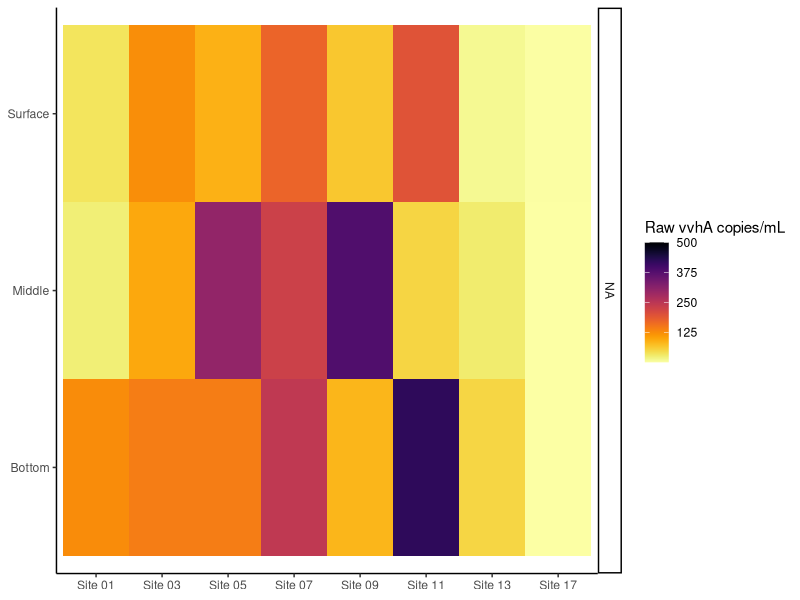
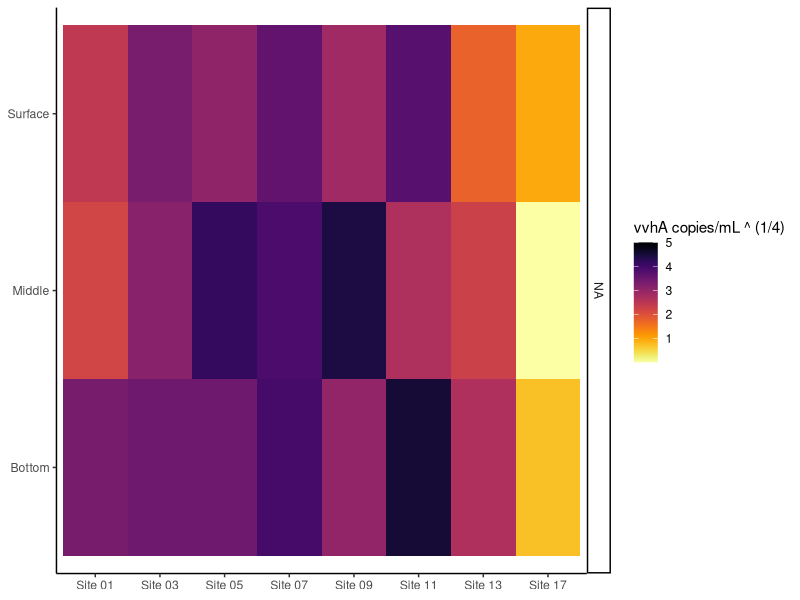
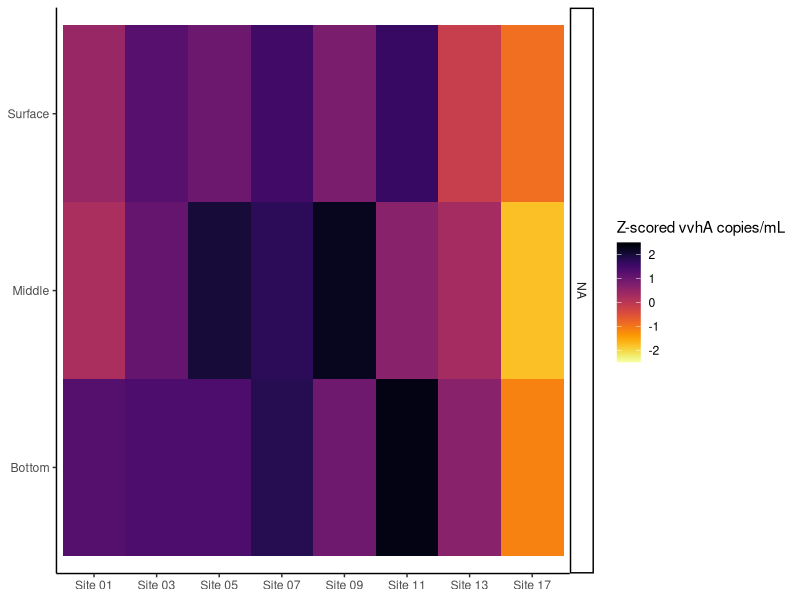

Write R code to recreate these figures, in order.
## ---- chunk 1
knitr::opts_chunk$set(echo = TRUE)
## ---- chunk 2
rm(list=ls()) # clear workspace
data = read.csv("AlaWai_DiscreteBottle.csv") # first drag/drop in repo on github website
#data = subset(data, !is.na(data$vvhA)) # keep only rows with observations for vvhA
data$vvhA = as.numeric(data$vvhA) # change the class type to numeric
## ---- chunk 3
# make a new column for each transformation
data$tran.vvhA = (data$vvhA)^(1/4)
data$tran.TN = log10(data$TotalN+1)
data$tran.TP = (data$TotalP)^(1/3)
data$tran.Si = (data$Si)^(1/3)
# N+N?
data$tran.DOC = log10(data$DOC+1)
data$tran.POC = log10(data$POC+1)
# FCM?
data$tran.Sal = (data$Salinity^4)/10000 # dividing by 10000 removes the scaling issue with lm
data$tran.Temp = data$Temperature
data$tran.Turb = log10(data$Turbidity+1)
data$tran.Chl = (data$Chlorophyll)^(1/4)
# Depth?
## ---- chunk 4
library(ggplot2)
library(viridis) 

# Specify the order of the date factor so that the plot is in order
data$MonthYear = factor(data$MonthYear, levels= c("October 2018", "November 2018", "January 2019", "February 2019", "March 2019", "April 2019", "June 2019", "August 2019", "September 2019"))

# Raw vvhA copies/mL
heat.vvhA.depth.site = ggplot(data, aes(x = Site, y = SampleDepth)) + 
  geom_tile(aes(fill = vvhA)) +
  scale_fill_viridis(name = "Raw vvhA copies/mL", na.value = 'white', option="inferno", direction = -1,
                     limits = c(0,500), breaks = c(125, 250, 375, 500))  +
  facet_grid(MonthYear ~.) +
  theme_classic() +
  theme(axis.title.x = element_blank(), axis.title.y = element_blank())
  
# Transformed vvhA copies/mL
heat.tran.vvhA.depth.site = ggplot(data, aes(x = Site, y = SampleDepth)) + 
  geom_tile(aes(fill = tran.vvhA)) +
  scale_fill_viridis(name = "vvhA copies/mL ^ (1/4)", na.value = 'white', option="inferno", direction = -1,
                     limits = c(0,5), breaks = c(1, 2, 3, 4, 5))  +
  facet_grid(MonthYear ~.) +
  theme_classic()+
  theme(axis.title.x = element_blank(), axis.title.y = element_blank())
  
# Z-scored vvhA copies/mL ((x-mean)/sd) ~ deviation from the mean
# using z-score so that colorbar will be equivalent for all parameters (like jmp)
# consider changing to a binary color palette
data$zsc.tran.vvhA = (data$tran.vvhA - mean(data$tran.vvhA,na.rm=T))/ sd(data$tran.vvhA,na.rm=T)
heat.zsc.vvhA.depth.site = ggplot(data, aes(x = Site, y = SampleDepth)) + 
  geom_tile(aes(fill = zsc.tran.vvhA)) +
  scale_fill_viridis(name = "Z-scored vvhA copies/mL", na.value = 'white', option="inferno", direction = -1,
                     limits = c(-2.5,2.5),breaks = c(-2, -1, 0, 1, 2))  +
  facet_grid(MonthYear ~.) +
  theme_classic() +
  theme(axis.title.x = element_blank(), axis.title.y = element_blank())

heat.vvhA.depth.site
heat.tran.vvhA.depth.site
heat.zsc.vvhA.depth.site

# Save the plots to a PDF
# copy paste the following code to the console

# pdf("heat.vvhA.depth.site.21May2020.pdf", height = 11, width = 8.5)
# print(heat.vvhA.depth.site)
# dev.off()
# system("open heat.vvhA.depth.site.21May2020.pdf")
# 
# pdf("heat.tran.vvhA.depth.site.21May2020.pdf", height = 11, width = 8.5)
# print(heat.tran.vvhA.depth.site)
# dev.off()
# system("open heat.tran.vvhA.depth.site.21May2020.pdf")
# 
# pdf("heat.zsc.vvhA.depth.site.21May2020.pdf", height = 11, width = 8.5)
# print(heat.zsc.vvhA.depth.site)
# dev.off()
# system("open heat.zsc.vvhA.depth.site.21May2020.pdf")
## ---- chunk 5
# z-score normal data


